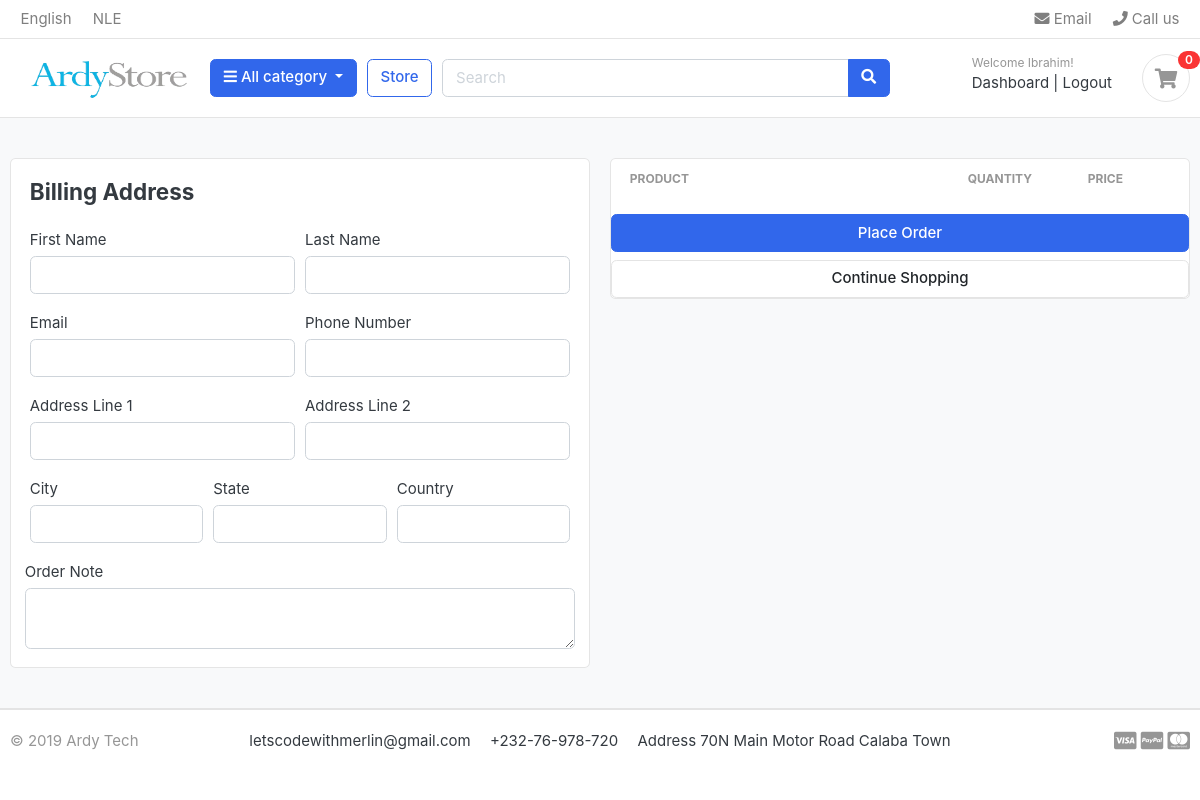
The page /cart/checkout/ (signed in) on the database as committed earlier.
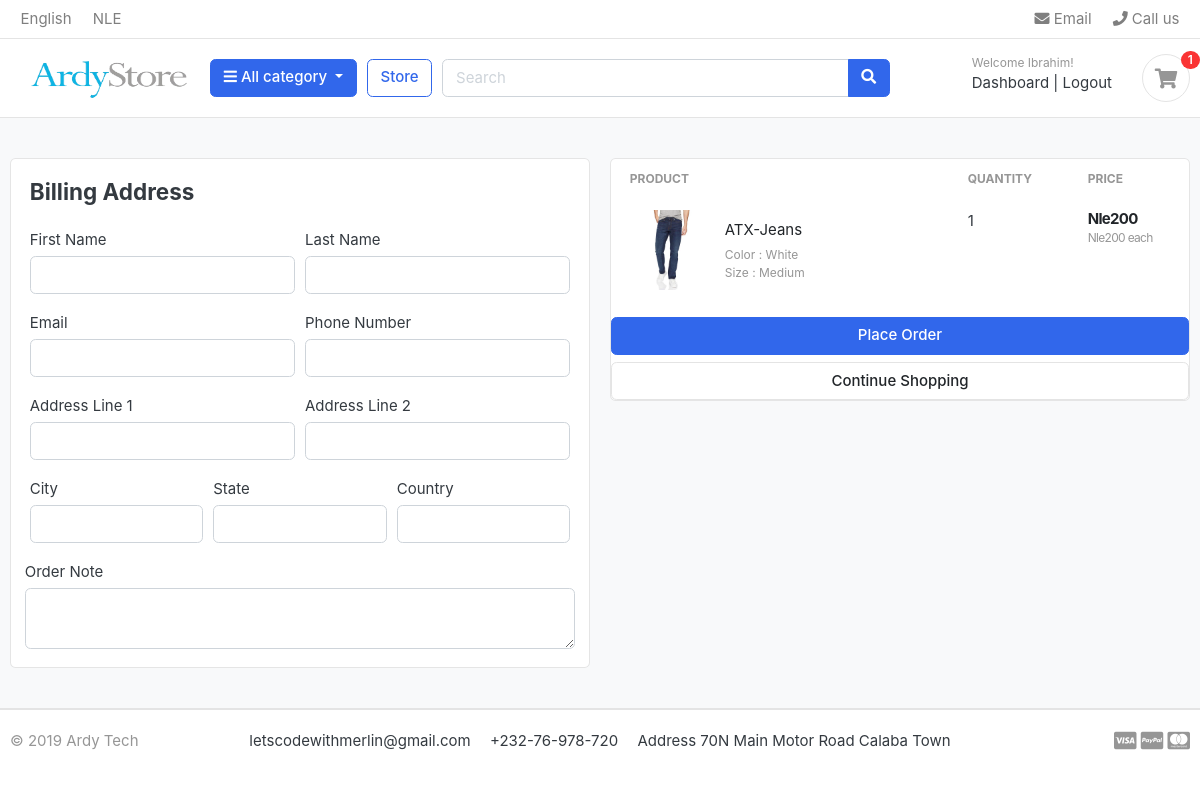
The same page on the database as committed later.
### carts/models.py (models this page shows, shortened)
class CartItem(models.Model):
    user = models.ForeignKey(Account, on_delete=models.CASCADE, null=True)
    product = models.ForeignKey(Product, on_delete=models.CASCADE)
    variations = models.ManyToManyField(Variation, blank=True)
    cart    = models.ForeignKey(Cart, on_delete=models.CASCADE, null=True)
    quantity = models.IntegerField()
    is_active = models.BooleanField(default=True)
    def sub_total(self):
        return self.product.price * self.quantity

### store/models.py (models this page shows, shortened)
class Product(models.Model):
    product_name = models.CharField(max_length=200, unique=True)
    slug         = models.SlugField(max_length=200, unique=True)
    description  = models.TextField(max_length=500, blank=True)
    price        = models.IntegerField()
    images       = models.ImageField(upload_to='photos/products')
    stock        = models.IntegerField()
    is_available = models.BooleanField(default=True)
    category     = models.ForeignKey(Category, on_delete=models.CASCADE)
    created_date = models.DateTimeField(auto_now_add=True)
    modified_date = models.DateTimeField(auto_now=True)
    def get_url(self):
        return reverse('product_detail', args=[self.category.slug, self.slug])

class Variation(models.Model):
    product = models.ForeignKey(Product, on_delete=models.CASCADE)
    variation_category = models.CharField(max_length=100, choices=variation_category_choice)
    variation_value     = models.CharField(max_length=100)
    is_active           = models.BooleanField(default=True)
    created_date        = models.DateTimeField(auto_now=True)
    objects = VariationManager()

### carts/views.py (the view)
# urls.py: path('checkout/', views.checkout, name='checkout'),
@login_required(login_url='login')
def checkout(request, total=0, quantity=0, cart_items=None):
    try:
        tax = 0
        grand_total = 0
        if request.user.is_authenticated:
            cart_items = CartItem.objects.filter(user=request.user, is_active=True)
        else:
            cart = Cart.objects.get(cart_id=_cart_id(request))
            cart_items = CartItem.objects.filter(cart=cart, is_active=True)
        for cart_item in cart_items:
            total += (cart_item.product.price * cart_item.quantity)
            quantity += cart_item.quantity
        tax = (2 * total)/100
        grand_total = total + tax
    except ObjectDoesNotExist:
        pass #just ignore
    context = {
        'total': total,
        'quantity': quantity,
        'cart_items': cart_items,
        'tax'       : tax,
        'grand_total': grand_total,
    }
    return render(request, 'store/checkout.html',context)

### carts/context_processors.py (called while the page is built)
def counter(request):
    cart_count = 0
    if 'admin' in request.path:
        return {}
    else:
        try:
            cart = Cart.objects.filter(cart_id=_cart_id(request))
            if request.user.is_authenticated:
                cart_items = CartItem.objects.all().filter(user=request.user)
            else:
                cart_items = CartItem.objects.all().filter(cart=cart[:1])
            for cart_item in cart_items:
                cart_count += cart_item.quantity
        except Cart.DoesNotExist:
            cart_count = 0
    return dict(cart_count=cart_count)

### carts/views.py (called while the page is built)
def _cart_id(request):
    cart = request.session.session_key
    if not cart:
        cart = request.session.create()
    return cart

### category/context_processors.py (called while the page is built)
def menu_links(request):
    links = Category.objects.all()
    return dict(links=links)

### category/models.py (called while the page is built)
    def get_url(self):
        return reverse('products_by_category', args=[self.slug])

### templates/store/checkout.html (shortened to what this page needs)
{% extends 'base.html' %}
{% load static %}
{% block content %}
<section class="section-content padding-y bg">
<div class="container">
<div class="row">
	<aside class="col-lg-6">
<div class="card">
<div class="card-body">
    <h4 class="card-title mb-4">Billing Address</h4>
    <form action="" method="POST">
      <div class="form-row">
        <div class="col form-group">
          <label for="">First Name</label>
          <input type="text" name="first_name" class="form-control" required>
        </div>
        <div class="col form-group">
          <label for="">Last Name</label>
          <input type="text" name="last_name" class="form-control" required>
        </div>
      </div>
      <div class="form-row">
        <div class="col form-group">
          <label for="">Email</label>
          <input type="email" name="email" class="form-control" required>
        </div>
        <div class="col form-group">
          <label for="">Phone Number</label>
          <input type="text" name="phone" class="form-control" required>
        </div>
      </div>
      <div class="form-row">
        <div class="col form-group">
          <label for="">Address Line 1</label>
          <input type="text" name="address_line_1" class="form-control" required>
        </div>
        <div class="col form-group">
          <label for="">Address Line 2</label>
          <input type="text" name="address_line_2" class="form-control">
        </div>
      </div>
      <div class="form-row">
        <div class="col form-group">
          <label for="">City</label>
          <input type="text" name="city" class="form-control" required>
        </div>
        <div class="col form-group">
          <label for="">State</label>
          <input type="text" name="state" class="form-control" required>
        </div>
        <div class="col form-group">
          <label for="">Country</label>
          <input type="text" name="country" class="form-control" required>
        </div>
        </div>
        <div class="form-row">
          <label for="">Order Note</label>
          <textarea name="order_note" rows="2" class="form-control"></textarea>
        </div>
  </div>
</div>
	</aside>
	<aside class="col-lg-6">
		<div class="card">
			<table class="table table-borderless table-shopping-cart">
<thead class="text-muted">
<tr class="small text-uppercase">
  <th scope="col">Product</th>
  <th scope="col" width="120">Quantity</th>
  <th scope="col" width="120">Price</th>
</tr>
</thead>
<tbody>
    {% for cart_item in cart_items  %}
<tr>
	<td>
		<figure class="itemside align-items-center">
			<div class="aside"><img src="{{cart_item.product.images.url}}" class="img-sm"></div>
			<figcaption class="info">
				<a href="{{ cart_item.product.get_url }}" class="title text-dark">{{cart_item.product.product_name}}</a>
				<p class="text-muted small">
					{% if cart_item.variations.all %}
					{% for item in cart_item.variations.all %}
					{{ item.variation_category | capfirst }} : {{ item.variation_value | capfirst}} <br>
					{% endfor %}
					{% endif %}
				</p>
			</figcaption>
		</figure>
	</td>
	<td>
		<label for="">{{ cart_item.quantity}}</label>
	</td>
	<td>
		<div class="price-wrap">
			<var class="price">Nle{{cart_item.sub_total}}</var>
			<small class="text-muted"> Nle{{cart_item.product.price}} each </small>
		</div>
	</td>
</tr>
{% endfor %}
</tbody>
</table>
			<button type="submit" class="btn btn-primary btn-block">Place Order</button>
			<a href="{% url 'store' %}" class="btn btn-light btn-block">Continue Shopping</a>
		</div>
		</div>
</div>
</section>
{% endblock %}

### templates/includes/navbar.html (shortened to what this page needs)
{% load static %}
<header class="section-header">
<nav class="navbar p-md-0 navbar-expand-sm navbar-light border-bottom">
<div class="container">
  <div class="collapse navbar-collapse" id="navbarTop4">
    <ul class="navbar-nav mr-auto">
    	<li class="nav-item dropdown">
		 	<a href="#" class="nav-link">   English </a>
		</li>
		<li class="nav-item dropdown">
			<a href="#" class="nav-link"> NLE </a>
		</li>
    </ul>
    <ul class="navbar-nav">
		<li><a href="#" class="nav-link"> <i class="fa fa-envelope"></i> Email </a></li>
		<li><a href="#" class="nav-link"> <i class="fa fa-phone"></i> Call us </a></li>
	</ul>
  </div>
</div>
</nav>
<section class="header-main border-bottom">
	<div class="container">
<div class="row align-items-center">
	<div class="col-lg-2 col-md-3 col-6">
		<a href="{% url 'home' %}" class="brand-wrap">
			<img width="200px" height="120px" style="margin-top: -40px;margin-bottom: -40px;" src="{% static 'images/slogo.png' %}">
		</a>
	</div>
	<div class="col-lg col-sm col-md col-6 flex-grow-0">
		<div class="category-wrap dropdown d-inline-block float-right">
			<button type="button" class="btn btn-primary dropdown-toggle" data-toggle="dropdown">
				<i class="fa fa-bars"></i> All category
			</button>
		</div>
	</div>
	<a href="{% url 'store' %}" class="btn btn-outline-primary">Store</a>
	<div class="col-lg  col-md-6 col-sm-12 col">
		<form action="{% url 'search' %}" class="search" method="GET">
			<div class="input-group w-100">
			    <input type="text" class="form-control" style="width:60%;" name="keyword" placeholder="Search">
			    <div class="input-group-append">
			      <button class="btn btn-primary" type="submit">
			        <i class="fa fa-search"></i>
			      </button>
			    </div>
		    </div>
		</form>
	</div>
	<div class="col-lg-3 col-sm-6 col-8 order-2 order-lg-3">
        <div class="d-flex justify-content-end mb-3 mb-lg-0">
          {% if user.id is None %}
          <div class="widget-header">
            <small class="title text-muted">Welcome guest!</small>
            <div>
              <a href="{% url 'login' %}">Sign in</a> <span class="dark-transp"> | </span>
              <a href="{% url 'register' %}"> Register</a>
            </div>
          </div>
          {% else %}
          <div class="widget-header">
            <small class="title text-muted">Welcome {{user.first_name}}!</small>
            <div>
              <a href="{% url 'dashboard' %}">Dashboard</a> <span class="dark-transp"> | </span>
              <a href="{% url 'logout' %}"> Logout</a>
            </div>
          </div>
          {% endif %}
          <a href="{% url 'cart' %}" class="widget-header pl-3 ml-3">
            <div class="icon icon-sm rounded-circle border"><i class="fa fa-shopping-cart"></i></div>
            <span class="badge badge-pill badge-danger notify">{{cart_count}}</span>
          </a>
        </div>
      </div>
</div>
	</div>
</section>
</header>

Rows that differ between the two databases and show on the page:
added CartItem: product.images (picture), product.product_name "ATX-Jeans", quantity "1", sub_total "200", product.price "200"
now on this page (row unchanged): Variation: variation_category "Color", variation_value "White"
now on this page (row unchanged): Variation: variation_category "Size", variation_value "Medium"
Other text that changed with them:
{{ cart_count }}: "0" → "1"
